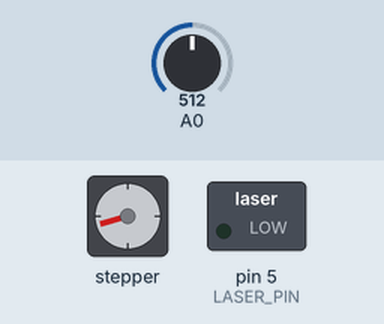
Recording of a sketch running on a simulated Arduino Uno, built with avr-gcc and run on an emulated ATmega328P. Parts: stepper motor, switched loads named in the sketch (green lamp = pin HIGH). Wiring (inferred from the names in the program): stepper motor driver (200 steps per turn assumed): step pin 3; direction pin 2. Inputs (shaded band) come from the test bench; at power-on: A0 = 512. Pins used as bus, display or sensor lines are not drawn; what the sketch prints to the serial monitor is not drawn.

Above: at 1.2 s.
1.3 s: A0 set to 109
4.3 s: A0 set to 90
Timing chart, 0 to 7.3 s (numbered marks = the images above; inputs shaded):
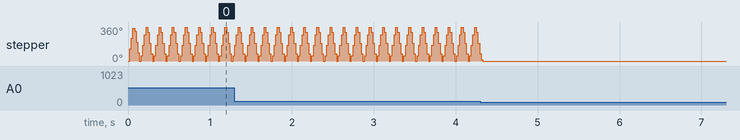

The sketch:

Laser_Harp_OLD.ino
```cpp
void step(int16_t);

#define DIR_PIN 2
#define STEP_PIN 3
#define SLEEP_PIN 4
#define LASER_PIN 5


void setup()
{
	Serial.begin(57600);

	//Set the correct pins as outputs
	pinMode(DIR_PIN, OUTPUT);
	pinMode(STEP_PIN, OUTPUT);
	pinMode(SLEEP_PIN, OUTPUT);
	pinMode(LASER_PIN, OUTPUT);

	digitalWrite(SLEEP_PIN, HIGH);
}

void loop()
{
	while(true)
	{
		step(200, 2);
		step(-200, 2);
	}

	for (uint8_t i = 0; i < 12; i++)
	{
		step(2, 1600);
		//delay(2);
		digitalWrite(LASER_PIN, HIGH);
		delay(1);
		digitalWrite(LASER_PIN, LOW);
	}
	for (uint8_t i = 0; i < 12; i++)
	{
		step(-2, 1600);
		//delay(2);
		digitalWrite(LASER_PIN, HIGH);
		delay(1);
		digitalWrite(LASER_PIN, LOW);
	}
}

void step(int16_t nStep, uint32_t nDelay)
{
	Serial.println(map(analogRead(A0), 0, 1023, 1, 1000)); ////////////////

	bool bDirection = (nStep > 0)? 1:0;
	nStep = abs(nStep);

	digitalWrite(DIR_PIN, bDirection); //Set both direction pins correctly
	//delay(2);

	for (uint32_t i = 0; i < nStep; i++)
	{
		digitalWrite(STEP_PIN, HIGH); //Set the step pins if necessary
		delayMicroseconds(2);
		digitalWrite(STEP_PIN, LOW); //Set both step pins low again

		//delay(map(analogRead(A0), 0, 1023, 1, 1000)); ////////////////
		//delayMicroseconds(nDelay);
	}

	//digitalWrite(DIR_PIN, !bDirection); //Set both direction pins correctly

	//digitalWrite(SLEEP_PIN, LOW);
}
```
